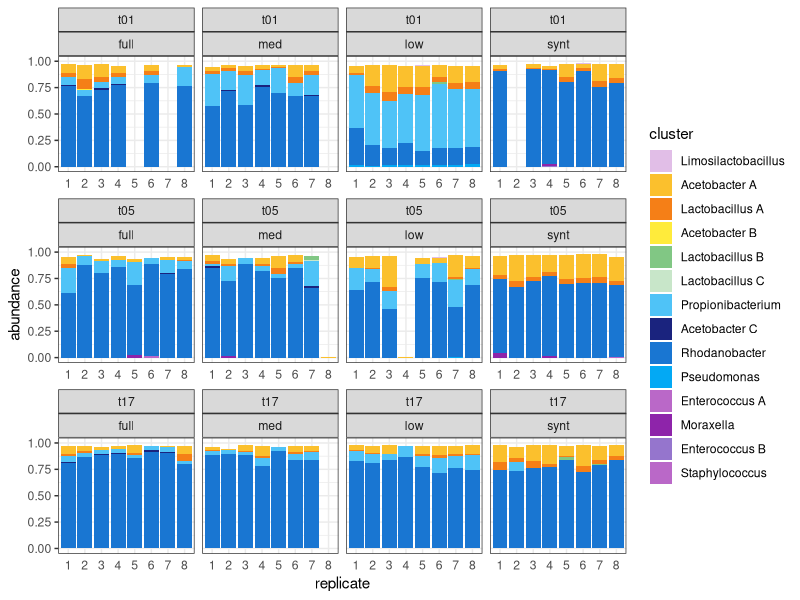
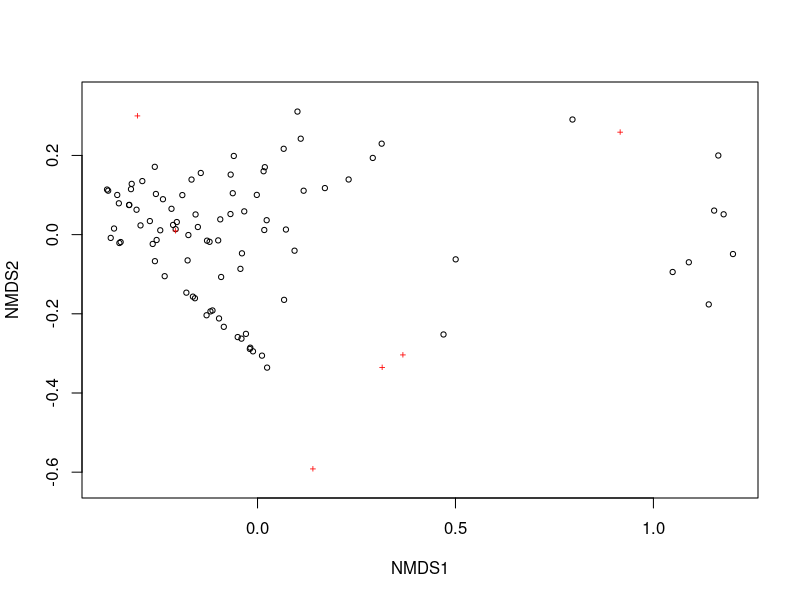
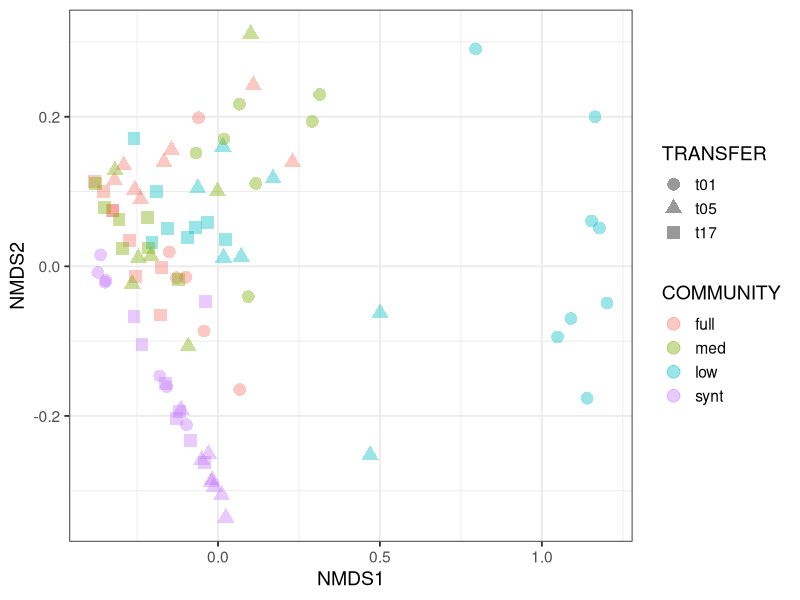
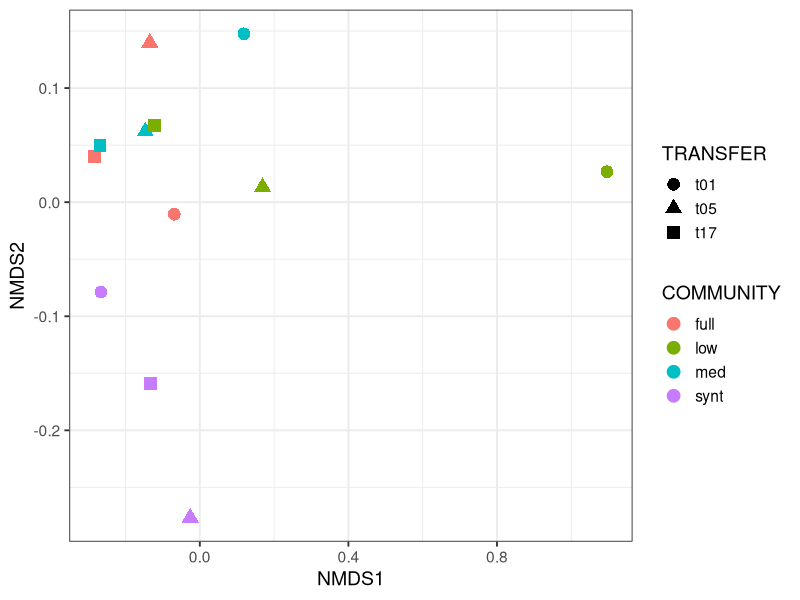
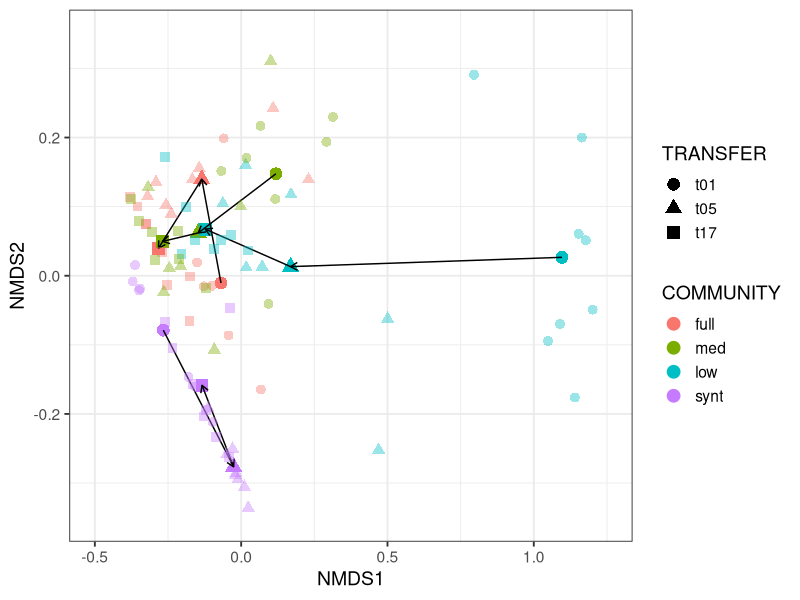
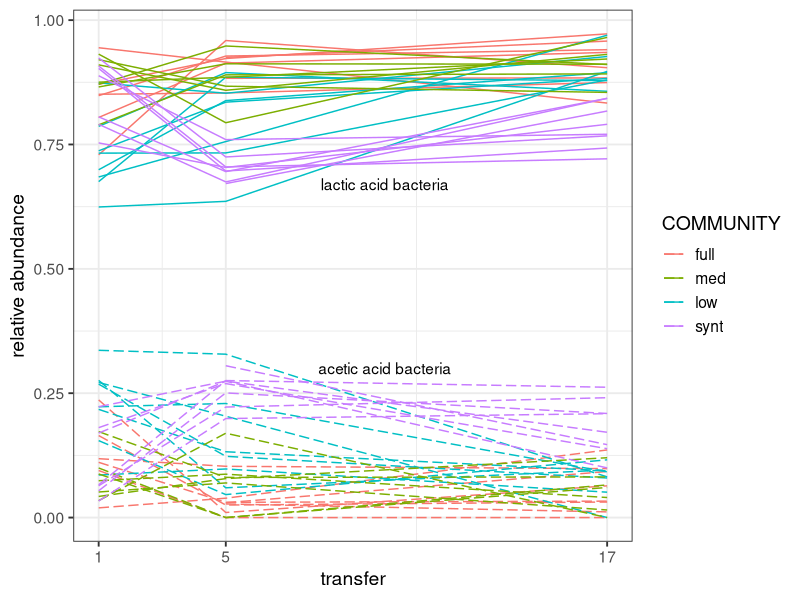
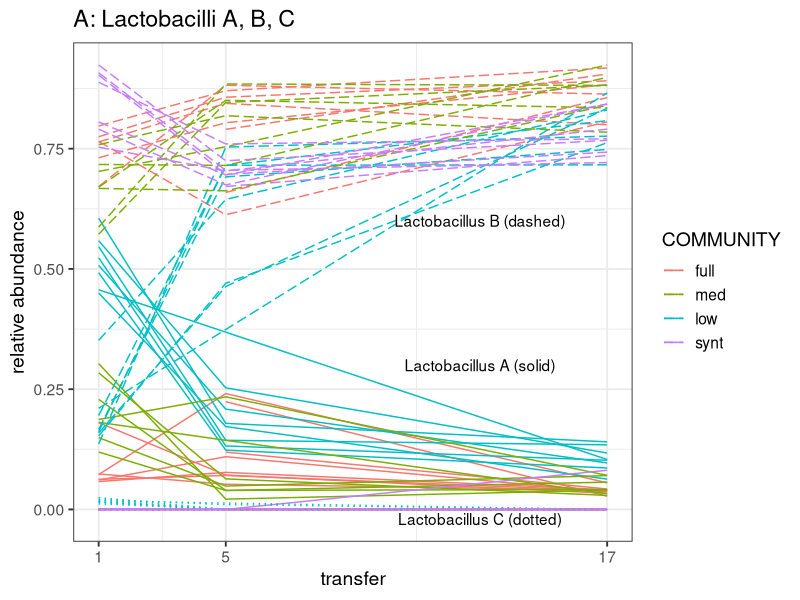
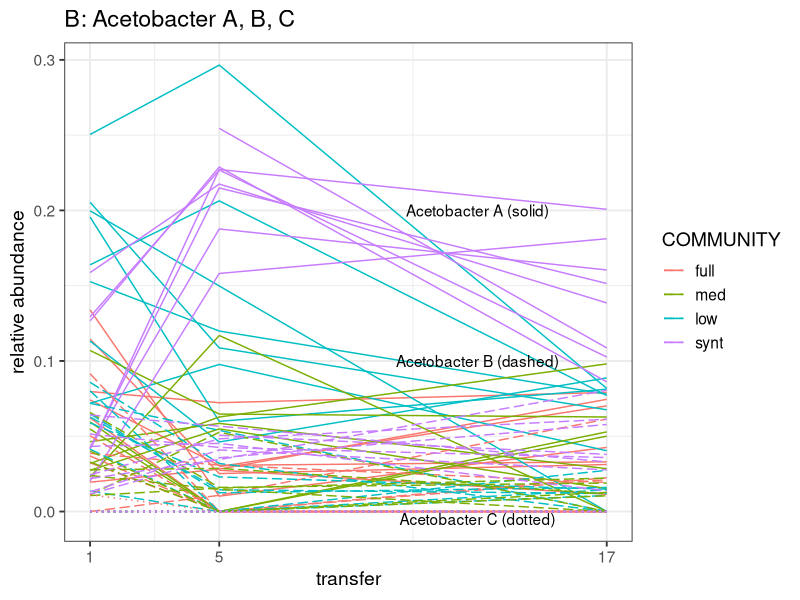

Here is the R script that generated these plots, in order:
# v7 for GitHub upload 23-jan-2023
# please note that legend 76 on line not working properly at moment...

setwd("~/Library/CloudStorage/OneDrive-WageningenUniversity&Research/2021_evolution_exp/data/bioinformatics/clustered")
library(dplyr)
library(ggplot2)
library(tidyverse)
library(tidyr) 
library(vegan) #needed for permanova

CLUST <-read.csv("output_barcoded_mabisi_July29.csv", sep=(",")) 
CLUST$cluster <- gsub(".*;","",CLUST$cluster) # summarise long complicated name
CLUST <- CLUST %>% rename(barcode = sample)
CLUST$barcode <- gsub("barcode","bc",CLUST$barcode) #take "barcode" and replace with "bc"
CLUST$barcode <- gsub(".summary.txt","",CLUST$barcode) #take ".summary.txt" and replace with nothing
CLUST <- CLUST[,2:4]
#dot - pick up everything, * is multiple of, up to ; then replace before ; with nothing
# https://regex101.com/

#inner_join [add information of community, transfer]
META <-read.csv("220208_META.csv", sep=(",")) #descriptor variables for each barcode 
META <- META %>% rename(barcode = X.NAME)
META$COMMUNITY <- gsub("full ","full", META$COMMUNITY) #fix error with space after "full "

merged <- merge(CLUST, META, by = "barcode", all = TRUE) 
merged <- aggregate(.~barcode + cluster + SAMPLE + TRANSFER + COMMUNITY, merged, FUN = sum)  #need to combine when multiple clusters of same species >1%
merged <- merged %>% filter(abundance > 0.01) #filter only clusters of abundance over 1%
merged$TRANSFER <- factor(merged$TRANSFER, levels = c("t01", "t05", "t17")) # makes plotting better later
merged$COMMUNITY <- factor(merged$COMMUNITY, levels = c("full", "med", "low", "synt")) # makes plotting better later


########## BARPLOTS #################
#### remove controls (Anneloes = 86, neg = 90 , zymo = 94)
reduced <- merged %>% 
  filter(barcode != "bc90") %>% 
  filter(barcode != "bc94") %>% 
  filter(barcode != "bc86") %>% 
  separate(SAMPLE, c("time", "replicate"), sep = "-", remove = FALSE)

#manually add missing barcodes 
reduced <- rbind(reduced, c("bc200","Acetobacter_lovaniensis", "1-F5", 1, "F5", "t01", "full", 0.001))
reduced <- rbind(reduced, c("bc201","Acetobacter_lovaniensis", "1-F7", 1, "F7", "t01", "full", 0.001))
reduced <- rbind(reduced, c("bc202","Acetobacter_lovaniensis", "1-M8", 1, "M8", "t01", "med", 0.001))
reduced <- rbind(reduced, c("bc207","Acetobacter_lovaniensis", "1-S2", 1, "S2", "t01", "synt", 0.001))
reduced <- rbind(reduced, c("bc203","Acetobacter_lovaniensis", "1-L2", 1, "L2", "t01", "low", 0.001))
reduced <- rbind(reduced, c("bc204","Acetobacter_lovaniensis", "5-M8", 5, "M8", "t05", "med", 0.001))
reduced <- rbind(reduced, c("bc205","Acetobacter_lovaniensis", "5-L4", 5, "L4", "t05", "low", 0.001))
reduced <- rbind(reduced, c("bc206","Acetobacter_lovaniensis", "17-M8", 17, "M8", "t17", "med", 0.001))

reduced$replicate <- substr(reduced$replicate, 2, 2) #remove letter from replicate to just have number
reduced$abundance <- as.numeric(reduced$abundance) #rbind made it a character, so need to go back to numeric

# see how many unique clusters there are
unique <- unique(reduced$cluster) 
#TAKE THIS into .csv file and manually chose colour
# https://chichacha.netlify.app/post/2018-12-09-having-bit-of-party-with-material-colour-palette_files/figure-html/materialColourCheatSheet-1.png
# write.csv(unique,"~/Library/CloudStorage/OneDrive-WageningenUniversity&Research/2021_evolution_exp/data/bioinformatics/clustered//unique.csv", row.names = FALSE)

## need to make list that also includes cluster name with colour
# if just list of colours, then they are reordered to the clusters found at each plot (i.e., changes based on community / trasnfer)
COLOURS <- read.csv("colours.csv", sep=(","))
COLOURS_use <- COLOURS$colour
names(COLOURS_use) <- COLOURS$type

# #SPECIFY ORDER OF COLOURS
# reduced$cluster <- factor(reduced$cluster, levels = COLOURS_use$type) 
new_names <- read.csv("new_names.csv", sep=(",")) #rename the groups (i.e., not species name)

new_names$name <- factor(new_names$name, levels =c("Limosilactobacillus", "Lactobacillus A", "Lactobacillus B", "Lactobacillus C",
                   "Acetobacter A", "Acetobacter B", "Acetobacter C",
                   "Propionibacterium", "Rhodanobacter", "Pseudomonas", "Staphylococcus", "Moraxella",
                   "Enterococcus A", "Enterococcus B", "NA"))

#### order by time point
# PROBLEM: legend is now incorrect...
reduced %>% 
  ggplot(aes(x = replicate, y = abundance, fill = cluster)) + 
  geom_col() + ylim(0,1) +
  scale_fill_manual(labels = new_names$name, values = COLOURS_use)+
  facet_wrap(~TRANSFER +
      ~COMMUNITY, 
    scales="free_x", nrow=3) +
  theme_bw() +
  xlab("replicate") +
  theme(axis.ticks.x = element_blank(),
        # axis.text.x = element_blank(),
        # legend.position="none"
  )



####### NMDS PLOTS ######
# cannot have missing values?
reduced <- merged %>% 
  filter(barcode != "bc90") %>% 
  filter(barcode != "bc94") %>% 
  filter(barcode != "bc86") %>% 
  separate(SAMPLE, c("time", "replicate"), sep = "-", remove = FALSE)

pivoted <- reduced %>% 
  pivot_wider(names_from = cluster, values_from = abundance, 
              id_cols = c("barcode", "SAMPLE", "COMMUNITY", "TRANSFER"))


pivoted <- pivoted[, -c(11:18)] # remove clusters that are just contamination/rare types b/c this introduces too many NAs
# pivoted <- pivoted %>% filter(COMMUNITY == "full")

pivoted <- as.data.frame(pivoted)
pivoted[is.na(pivoted)] <- 0
com = pivoted[,5:ncol(pivoted)] #take just columns with data

set.seed(123)
nmds = vegan::metaMDS(com, distance = "bray") 
plot(nmds)

### plotting taken from:
# https://jkzorz.github.io/2019/06/06/NMDS.html#:~:text=Non%2Dmetric%20Multi%2Ddimensional%20Scaling,a%202D%20representation%20or%20ordination.

data.scores = as.data.frame(scores(nmds)$sites) #makes output of axis scores, appears to keep in order so next lines work
data.scores$SAMPLE = pivoted$SAMPLE # adds information for plotting/grouping
data.scores$TRANSFER = pivoted$TRANSFER
data.scores$COMMUNITY = pivoted$COMMUNITY

# plot all NMDS points
data.scores %>% 
  ggplot(aes(x = NMDS1, y = NMDS2)) + 
  geom_point(size = 4, alpha = 0.4, aes(colour = COMMUNITY,shape = TRANSFER))+ 
  theme_bw(base_size = 14) +
  labs(x = "NMDS1", colour = "COMMUNITY", y = "NMDS2", shape = "TRANSFER")  

## finding centroids and plotting them 
data.scores$group <- paste0(data.scores$TRANSFER, "_",data.scores$COMMUNITY) # paste puts two vectors together (can also use dyplr), adds underscore between

centroid <- aggregate(cbind(NMDS1, NMDS2) ~ group, data = data.scores, FUN = mean) #take mean on x and mean on y to head centroid
centroid$COMMUNITY <- gsub(".*_", "", centroid$group) #take everything before _, replace with nothing
centroid$TRANSFER <- gsub("_.*", "", centroid$group) #take everything after _, replace with nothing

centroid %>% 
  ggplot(aes(x = NMDS1, y = NMDS2)) + 
  geom_point(size = 4, 
             aes(colour = COMMUNITY, shape =  TRANSFER))+
  theme_bw(base_size = 14) 

# create the two lines 
int_1 <- data.frame(treat = c("full","low","med","synt"),
                    xstart = subset(centroid,TRANSFER=="t01")$NMDS1,
                    ystart = subset(centroid,TRANSFER=="t01")$NMDS2,
                    xend = subset(centroid,TRANSFER=="t05")$NMDS1,
                    yend = subset(centroid,TRANSFER=="t05")$NMDS2)

int_2 <- data.frame(treat = c("full","low","med","synt"),
                    xstart = subset(centroid,TRANSFER=="t05")$NMDS1,
                    ystart = subset(centroid,TRANSFER=="t05")$NMDS2,
                    xend = subset(centroid,TRANSFER=="t17")$NMDS1,
                    yend = subset(centroid,TRANSFER=="t17")$NMDS2)

# plot centroids and connect t1 to t5 to t17 with lines 
p <- centroid %>% 
  ggplot(aes(x = NMDS1, y = NMDS2)) + 
  geom_point(size = 4, aes(colour = COMMUNITY, shape =  TRANSFER))+
  geom_segment(data=int_1,
               aes(x=xstart,xend=xend,y=ystart,yend=yend),
               arrow=arrow(length=unit(0.2,"cm"))) +
  geom_segment(data=int_2,
               aes(x=xstart,xend=xend,y=ystart,yend=yend),
               arrow=arrow(length=unit(0.2,"cm"))) +
  theme_bw(base_size = 14) +
  ylim(-0.35, 0.35) +
  xlim(-0.5, 1.25) 

###### figure in manuscript ##########
# plot points and arrows together
p + geom_point(data = data.scores, 
               size = 3, alpha = 0.4, 
               aes(colour = COMMUNITY,shape = TRANSFER) )

########################################################
####### RATIOS OF ACETOBACTERS vs. LACTIC ACID #########
reduced <- merged %>%  # will again use version without missing barcodes added
  filter(barcode != "bc90") %>% 
  filter(barcode != "bc94") %>% 
  filter(barcode != "bc86") 

wide <- reduced  %>% 
  pivot_wider(names_from = cluster, values_from = abundance, values_fill = 0)

# sum up the acetobacters and lactobacilli for each barcode
wide <- wide %>% 
  mutate(AAB = Acetobacter_lovaniensis + Acetobacter_orientalis + Acetobacter_sp._SRT1) %>%
  mutate(LAB = Lactobacillus_delbrueckii_subsp._lactis + Lactobacillus_fermentum + Lactobacillus_helveticus + Lactobacillus_sp._RA2113)

# make simpler chart and confirm no doubles of barcodes 
combined <- wide %>%
  group_by(barcode, SAMPLE, TRANSFER, COMMUNITY) %>%
  summarise(AAB2 = sum(AAB), LAB2 = sum(LAB)) %>%
  mutate(TOTAL = AAB2 + LAB2) %>%
  mutate(RATIO = AAB2 / LAB2) 

#make numeric transfer and new column for replicate
combined$TRANSFER2 <- gsub("t"," ", combined$TRANSFER)
combined$REP <- gsub(".*-"," ", combined$SAMPLE)

### PLOT relative abundances of AAB and LAB 
combined %>%
  ggplot(aes(colour = COMMUNITY, group = REP)) + 
  geom_line(aes(x = as.numeric(TRANSFER2), y = LAB2)) +
  geom_line(aes(x = as.numeric(TRANSFER2), y = AAB2), linetype= "longdash") +
  theme_bw(base_size = 14) +
  xlab("transfer") +
  ylab("relative abundance") +
  scale_x_continuous(breaks=c(1,5,17)) +
  annotate("text", x = 10, y = 0.3, label = "acetic acid bacteria") +
  annotate("text", x = 10, y = 0.67, label = "lactic acid bacteria")


#### plotting individual types of acetobacters and lactobacilli
# make simpler chart and confirm no doubles of barcodes while adding up
df <- wide %>%
  group_by(SAMPLE, TRANSFER, COMMUNITY) %>%
  summarise(aceA = sum(Acetobacter_lovaniensis),
            aceB = sum(Acetobacter_orientalis),
            aceC = sum(Acetobacter_sp._SRT1),
            lacA = sum(Lactobacillus_delbrueckii_subsp._lactis),
            lacB = sum(Lactobacillus_helveticus),
            lacC = sum(Lactobacillus_sp._RA2113),
            limA = sum(Lactobacillus_fermentum))

#make numeric transfer and new column for replicate
df$TRANSFER2 <- gsub("t"," ", df$TRANSFER)
df$REP <- gsub(".*-"," ", df$SAMPLE)

# LACTOBACILLI TYPES
df %>%
  ggplot(aes(colour = COMMUNITY, group = REP)) +
  geom_line(aes(x = as.numeric(TRANSFER2), y = lacA)) +
  geom_line(aes(x = as.numeric(TRANSFER2), y = lacB), linetype= "longdash") +
  geom_line(aes(x = as.numeric(TRANSFER2), y = lacC), linetype= "dotted") + #lactobacillus C only seen in low at t0
  theme_bw(base_size = 14) +
  xlab("transfer") +
  ylab("relative abundance") +
  ggtitle("A: Lactobacilli A, B, C") +
  scale_x_continuous(breaks=c(1,5,17))+
  annotate("text", x = 13, y = 0.3, label = "Lactobacillus A (solid)") +
  annotate("text", x = 13, y = 0.6, label = "Lactobacillus B (dashed)") +
  annotate("text", x = 13, y = -0.02, label = "Lactobacillus C (dotted)") 

# ACETOBACTER TYPES
df %>%
  ggplot(aes(colour = COMMUNITY, group = REP)) +
  geom_line(aes(x = as.numeric(TRANSFER2), y = aceA)) +
  geom_line(aes(x = as.numeric(TRANSFER2), y = aceB), linetype= "longdash") +
  geom_line(aes(x = as.numeric(TRANSFER2), y = aceC), linetype= "dotted") +
  theme_bw(base_size = 14) +
  xlab("transfer") +
  ylab("relative abundance") +
  ggtitle("B: Acetobacter A, B, C") +
  scale_x_continuous(breaks=c(1,5,17)) +
  annotate("text", x = 13, y = 0.2, label = "Acetobacter A (solid)") +
  annotate("text", x = 13, y = 0.1, label = "Acetobacter B (dashed)") +
  annotate("text", x = 13, y = -0.005, label = "Acetobacter C (dotted)")

###############################
##### ADONIS PERMANOVA ########
library(vegan)

reduced <- merged %>%  # again, want version without missing barcodes added
  filter(barcode != "bc90") %>% 
  filter(barcode != "bc94") %>% 
  filter(barcode != "bc86") 

# transform to horizontal
wide <- reduced  %>% 
  pivot_wider(names_from = cluster, values_from = abundance, values_fill = 0)

#everything, with interaction
adonis2(wide[ ,5:18] ~ COMMUNITY*TRANSFER, data = wide[,1:4], method = "bray") 

#by transfer
adonis2(wide[wide$TRANSFER=="t01",5:18] ~ COMMUNITY, 
        data = wide[wide$TRANSFER=="t01",1:4], method = "bray") 

adonis2(wide[wide$TRANSFER=="t05",5:18] ~ COMMUNITY, 
        data = wide[wide$TRANSFER=="t05",1:4], method = "bray") 

adonis2(wide[wide$TRANSFER=="t17",5:18] ~ COMMUNITY, 
        data = wide[wide$TRANSFER=="t17",1:4], method = "bray") 

#by community
adonis2(wide[wide$COMMUNITY=="full",5:18] ~ TRANSFER, 
        data = wide[wide$COMMUNITY=="full",1:4], method = "bray") 

adonis2(wide[wide$COMMUNITY=="med",5:18] ~ TRANSFER, 
        data = wide[wide$COMMUNITY=="med",1:4], method = "bray") 

adonis2(wide[wide$COMMUNITY=="low",5:18] ~ TRANSFER, 
        data = wide[wide$COMMUNITY=="low",1:4], method = "bray") 

adonis2(wide[wide$COMMUNITY=="synt",5:18] ~ TRANSFER, 
        data = wide[wide$COMMUNITY=="synt",1:4], method = "bray") 
